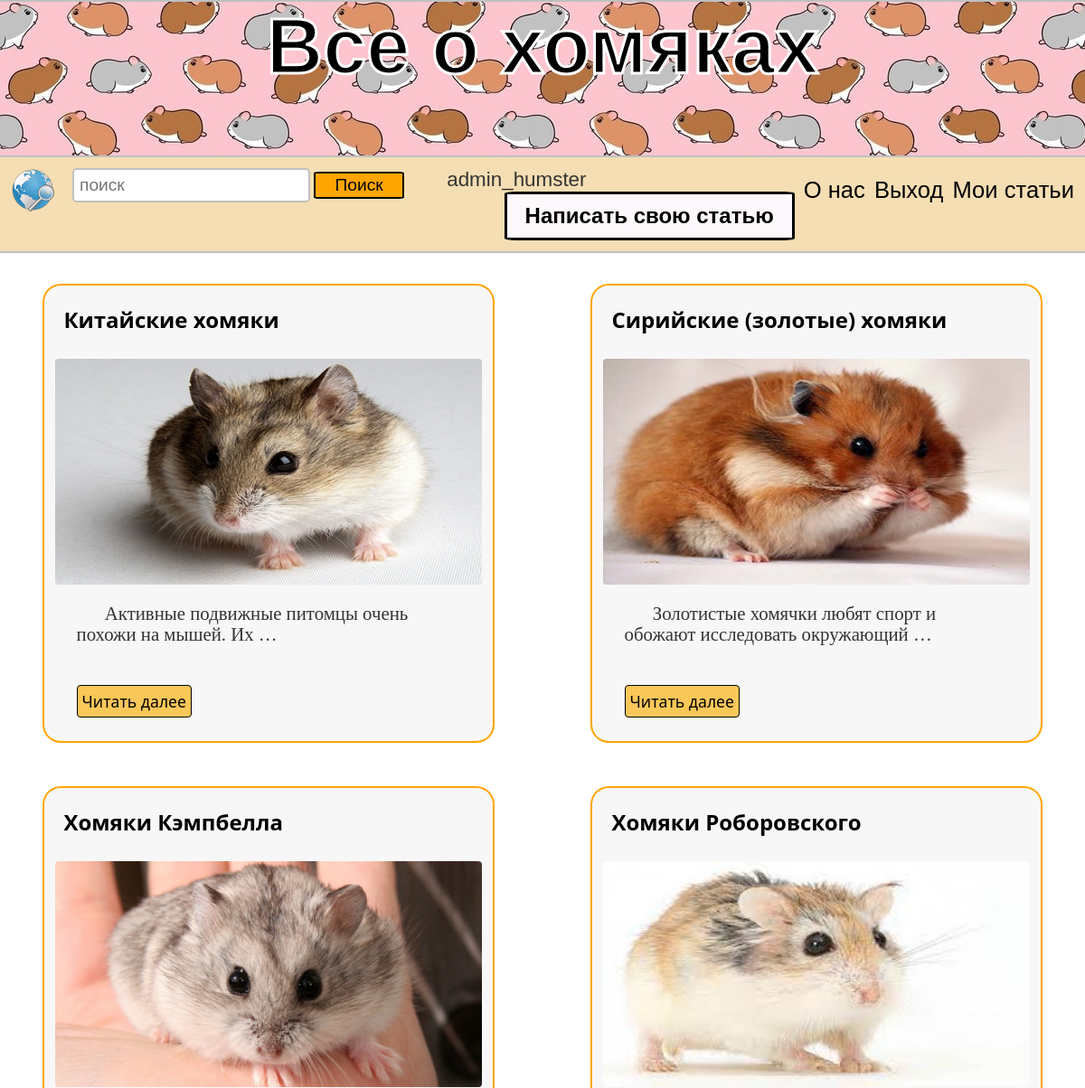
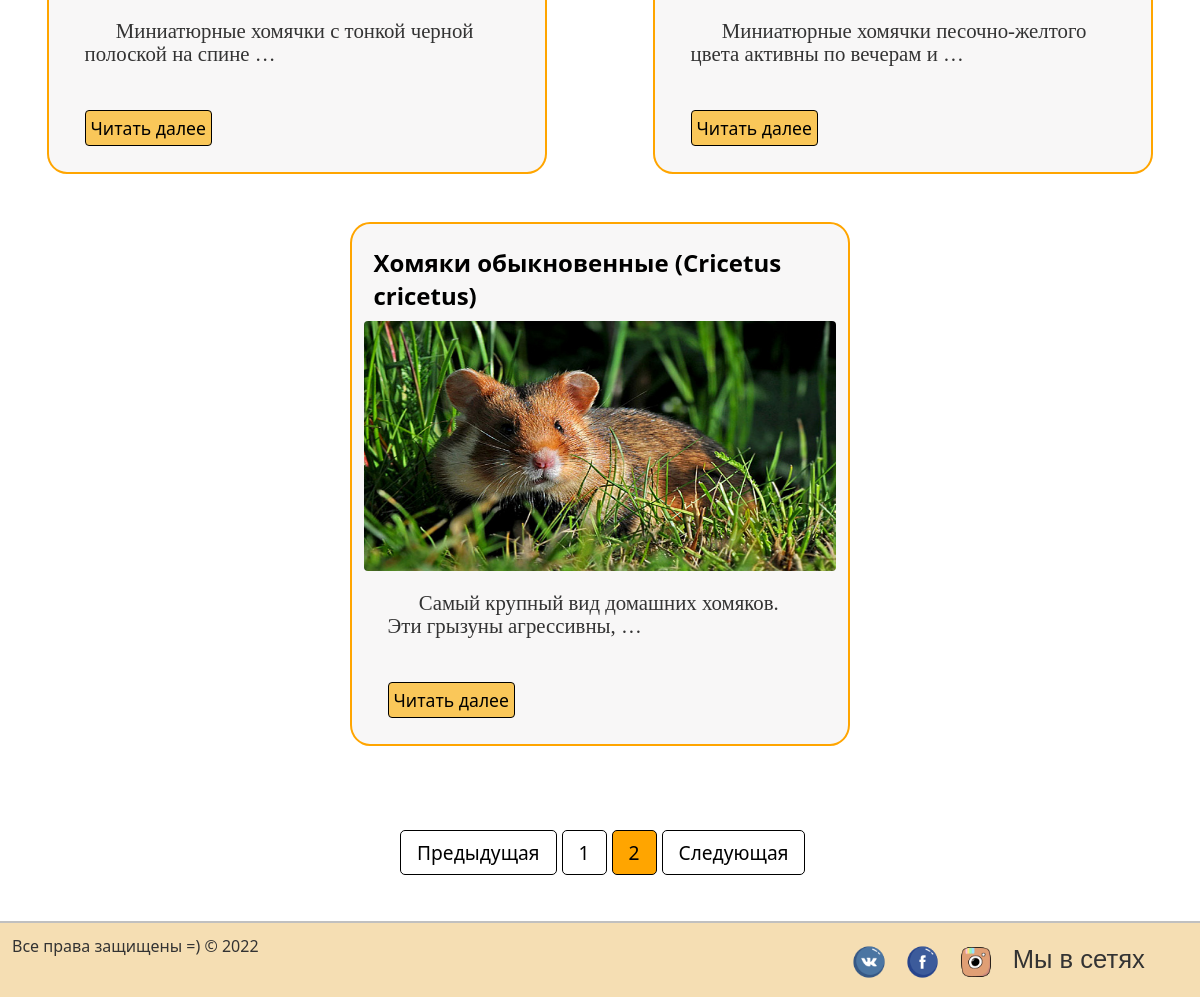
Page /?page=2 (signed in) on the committed database (2 pictures, top to bottom).
### myblog/models.py (models this page shows, shortened)
class Post(models.Model):
    title = models.CharField(max_length=200)
    url = models.SlugField(null=False, unique=True)
    content = models.TextField()
    image = models.ImageField()
    created_at = models.DateField(default=timezone.now)
    author = models.ForeignKey(User, on_delete=models.CASCADE)

### myblog/views.py (the view)
# urls.py: path('', MainView.as_view(), name='index'),
class MainView(View):
    def get(self, request, *args, **kwargs):
        posts = Post.objects.get_queryset().order_by('-created_at')
        paginator = Paginator(posts, 6)
        page_number = request.GET.get('page')
        page_obj = paginator.get_page(page_number)
        return render(request, 'myblog/index.html', context={
            'page_obj': page_obj
        })

### myblog/templates/myblog/index.html (shortened to what this page needs)
{% extends './base.html' %}
{% load static %}
{% block content %}
	<div class="wrapper">
		<div class="articles">
			{% for post in page_obj %}
			<div class="article">
					<div class="content">
						<div class="title">
							<h4>{{ post.title|safe }}</h4>
						</div>
						<img src="media/{{ post.image }}" title="Humster picture">
						<p>{{ post.content|truncatewords:8 }}</p>
					</div>
					<a href="{% url 'post_detail' slug=post.url %}">Читать далее</a>
			</div>
			{% endfor %}
		</div>
	</div>
	{% endblock content %}
{% block pagination %}
    <div class="pagin_div">
        <nav class="pagination">
        <ul class="pagination">
            {% if page_obj.has_previous %}
                <a class="" href="?page={{ page_obj.previous_page_number }}" tabindex="-1">Предыдущая</a>
            {% else %}
                <li><a href="#" tabindex="-1">Предыдущая</a></li>
            {% endif %}
            {% for i in page_obj.paginator.page_range %}
                {% if i == page_obj.number %}
                    <li><a href="?page={{ i }}" class="sr-only">{{ i }}</a></li>
                {% else %}
                    <li><a href="?page={{ i }}" >{{ i }}</a></li>
                {% endif %}
            {% endfor %}
        {% if page_obj.has_next %}
            <a class="next" href="?page={{ page_obj.next_page_number }}">Следующая</a>
        {% else %}
            <li class="next"><a href="#">Следующая</a></li>
        {% endif %}
        </ul>
    </nav>
    </div>
    <br>
{% endblock %}

### myblog/templates/myblog/block/navbar.html
{% load static %}
<div id="page-wrap">
		<header>
			<div class="left">
			    <a class="left" href="{% url 'index' %}" title="На главную" id="logo"><img src="{% static 'img/main.png' %}"></a>
			    <form class="left" action="{% url 'search_results' %}" method="get">
					<input type="text" class="field" placeholder="поиск" name="q"/>
		  			<button class="search_button" type="submit">Поиск</button>
				</form>
			</div>
            {% if user.is_authenticated %}
                <span class="signin_login">{{ user }}</span>
                <a href="{% url 'my_articles' %}"><span class="right">Мои статьи</span></a>
                <a href="{% url 'signout' %}"><span class="right">Выход</span></a>
            {% else %}
			    <a href="{% url 'signup' %}"><span class="right">Регистрация</span></a>
				<a href="{% url 'signin' %}"><span class="right">Войти</span></a>
            {% endif %}
                <a href="{% url 'about' %}"><span class="right">О нас</span></a>
				<a href="{% url 'write_article' %}" class="write_article"><h2>Написать свою статью</h2></a>
		</header>
	</div>

### myblog/static/css/style.css (style rules this page uses)
* { margin: 0; padding: 0; outline: none; }
html { height: 100%; }
body { width: 100%; height: 100%; color: #333; background-color: f7f7f7; font-size: 1em; font-family: "Segoe UI", sans-serif; }
a { color: black; text-decoration: none; transition: all.6s ease; -moz-transition: all.6s ease; }
.left { float: left; }
.right { margin-top: 10px; float: right; font-size: 1.6em; font-family: Comic Sans MS, sans-serif; margin-left: 10px; }
header, footer { width: 98%; background-color: wheat; min-height: 50px; float: left; }
header { position:sticky; border-bottom: 2px solid silver; padding: 1%; }
#logo { font-size: 2em; font-family: Comic Sans MS, sans-serif; }
input[type=text].field { border-radius: 5px; border: 2px solid silver; padding: 6px; margin-left: 20px; min-height: 15px; font-size: 1.2em; }
.wrapper { width: 85%; margin-top: 3%; margin-left: auto; margin-right: auto; margin-bottom: 3%; }
.wrapper .articles { display: grid; grid-gap: 3%; grid-template-columns: repeat(auto-fill, 420px); }
li { list-style-type: none; }
.wrapper .articles .article { border: 2px solid orange; padding: 1%; box-sizing: border-box; border-radius: 4%; background-color: #F8F7F7; height: auto; }
.wrapper .articles .article img { width: 100%; height: 250px; border-radius: 4px 4px 4px 4px; margin-bottom: 10px; }
.wrapper .articles .article p { margin-left: 5%; width: 90%; text-indent: 1.5em; padding-top: 6px; font-family: Verdana fantasy; line-height: 110%; font-size: 1.3em; min-height: 90px; }
.wrapper .articles .article .content .title { font-weight: normal; font-size: 1.5em; color: black; margin: 2%; min-height: 50px; }
.wrapper .articles .article a { padding: 5px; background-color: #FAC759; margin-left: 5%; margin-bottom: 3%; border-radius: 4px; float: left; border: 1px solid black; font-size: 1.1em; }
#page-wrap { min-height: 4%; margin-bottom: 10px; height: 10%; }
.write_article { border: 3px solid black; border-radius: 4%; padding: 10px 20px; background-color: #FCF8FC; float: right; font-size: 1em; font-family: Comic Sans MS, sans-serif; margin-left: 10px; }
#page-wrap:after { content: ""; display: block; }
.search_button { width: 100px; border: 2px solid black; background: orange; border-radius: 6%; cursor: pointer; font-family: Comic Sans MS, sans-serif; font-size: 1.2em; min-height: 15px; padding: 2px; }
.signin_login { margin-left: 4%; font-family: Comic Sans MS, sans-serif; font-size: 1.4em; }
.pagin_div { width: 400px; margin-left: auto; margin-right: auto; padding-top: 2%; padding-bottom: 2%; }
.pagination { display: flex; column-gap: 5px; }
.pagination a { color: black; float: left; padding: 8px 16px; text-decoration: none; border: 1px solid black; border-radius: 5px; font-size: 1.2em; }
.pagination .sr-only { background: orange; }
@media (max-width: 1300px) { .wrapper { width: 80%; } }
@media (max-width: 1300px) { .wrapper .articles { display: grid; grid-gap: 1%; grid-template-columns: repeat(2, 450px); } }
@media (max-width: 1300px) { .wrapper .articles .article { margin: 2% 2% 2% 5%; } }
@media (max-width: 1300px) { .wrapper { width: 100%; } }
@media (max-width: 1300px) { .wrapper .articles { width: 100%; display: flex; justify-content: space-around; flex-wrap: wrap; } }
@media (max-width: 1300px) { .wrapper .articles .article { flex-basis: 500px; margin: 2% 0px; } }

### rows in the picture
Post: title "Китайские хомяки", image (picture), content "Активные подвижные питомцы очень похожи на мышей. Их …"
Post: title "Сирийские (золотые) хомяки", image (picture), content "Золотистые хомячки любят спорт и обожают исследовать окружающий …"
Post: title "Хомяки Кэмпбелла", image (picture), content "Миниатюрные хомячки с тонкой черной полоской на спине …"
Post: title "Хомяки Роборовского", image (picture), content "Миниатюрные хомячки песочно-желтого цвета активны по вечерам и …"
Post: title "Хомяки обыкновенные (Cricetus cricetus)", image (picture), content "Самый крупный вид домашних хомяков. Эти грызуны агрессивны, …"

### other values in the picture
{{ user }} "admin_humster"
{{ i }} "1"
{{ i }} "2"
